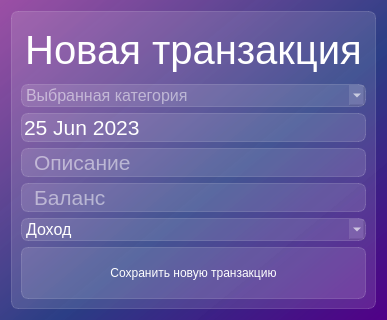
<?xml version="1.0" encoding="UTF-8"?>
<ui version="4.0">
 <class>Dialog</class>
 <widget class="QDialog" name="Dialog">
  <property name="geometry">
   <rect>
    <x>0</x>
    <y>0</y>
    <width>387</width>
    <height>320</height>
   </rect>
  </property>
  <property name="windowTitle">
   <string>Dialog</string>
  </property>
  <property name="styleSheet">
   <string notr="true">background-color: qlineargradient(spread:pad, x1:1, y1:1, x2:0, y2:0, stop:0 rgba(81, 0, 135, 255), stop:0.427447 rgba(41, 61, 132, 235), stop:1 rgba(155, 79, 165, 255));
font-famaly: Noto Sans SC;</string>
  </property>
  <layout class="QVBoxLayout" name="verticalLayout_2">
   <item>
    <widget class="QFrame" name="frame">
     <property name="styleSheet">
      <string notr="true">background-color: rgba(255, 255, 255, 30);
border: 1px solid rgba(255, 255, 255, 40);
border-radius: 7px;</string>
     </property>
     <property name="frameShape">
      <enum>QFrame::StyledPanel</enum>
     </property>
     <property name="frameShadow">
      <enum>QFrame::Raised</enum>
     </property>
     <layout class="QVBoxLayout" name="verticalLayout">
      <item>
       <widget class="QLabel" name="lbl_new_transcription">
        <property name="styleSheet">
         <string notr="true">color: white;
font-size: 30pt;
background-color: none;
border: none;</string>
        </property>
        <property name="text">
         <string>Новая транзакция</string>
        </property>
        <property name="alignment">
         <set>Qt::AlignCenter</set>
        </property>
       </widget>
      </item>
      <item>
       <widget class="QComboBox" name="cb_category">
        <property name="styleSheet">
         <string notr="true">QComboBox{
font-size: 16px;
color: white;
}

QComboBox:item{
color :black;
}</string>
        </property>
        <property name="currentIndex">
         <number>-1</number>
        </property>
        <property name="placeholderText">
         <string>Выбранная категория</string>
        </property>
        <item>
         <property name="text">
          <string>Продовольственные товары</string>
         </property>
        </item>
        <item>
         <property name="text">
          <string>Развлечение</string>
         </property>
        </item>
        <item>
         <property name="text">
          <string>Другое</string>
         </property>
        </item>
        <item>
         <property name="text">
          <string>Работа</string>
         </property>
        </item>
       </widget>
      </item>
      <item>
       <widget class="QDateEdit" name="data">
        <property name="styleSheet">
         <string notr="true">font-size: 16pt;
color: white;
padding-text: 10px;</string>
        </property>
        <property name="buttonSymbols">
         <enum>QAbstractSpinBox::NoButtons</enum>
        </property>
        <property name="date">
         <date>
          <year>2023</year>
          <month>6</month>
          <day>25</day>
         </date>
        </property>
       </widget>
      </item>
      <item>
       <widget class="QLineEdit" name="le_description">
        <property name="styleSheet">
         <string notr="true">font-size: 16pt;
color: white;
padding-left: 10px;</string>
        </property>
        <property name="placeholderText">
         <string>Описание</string>
        </property>
       </widget>
      </item>
      <item>
       <widget class="QLineEdit" name="le_balace">
        <property name="styleSheet">
         <string notr="true">font-size: 16pt;
color: white;
padding-left: 10px;</string>
        </property>
        <property name="placeholderText">
         <string>Баланс</string>
        </property>
       </widget>
      </item>
      <item>
       <widget class="QComboBox" name="comboBox_2">
        <property name="styleSheet">
         <string notr="true">QComboBox{
font-size: 16px;
color: white;
}

QComboBox:item{
color :black;
}</string>
        </property>
        <item>
         <property name="text">
          <string>Доход</string>
         </property>
        </item>
        <item>
         <property name="text">
          <string>Расход</string>
         </property>
        </item>
       </widget>
      </item>
      <item>
       <widget class="QPushButton" name="pushButton">
        <property name="styleSheet">
         <string notr="true">QPushButton{
color: white;
background-color: rgba(255, 255,255, 30);
border: 1px solid rgba(255, 255, 255, 40);
border-radius: 7px;
width: 230px;
height: 50px;
}

QPushButton:hover{
background-color: rgba(255, 255,255, 60);
}

QPushButton:pressed{
background-color: rgba(255, 255,255, 90);
}
</string>
        </property>
        <property name="text">
         <string>Сохранить новую транзакцию</string>
        </property>
        <property name="icon">
         <iconset resource="res-new-window-rc.qrc">
          <normaloff>:/icon/icons/post_add_white_24dp.svg</normaloff>:/icon/icons/post_add_white_24dp.svg</iconset>
        </property>
        <property name="iconSize">
         <size>
          <width>24</width>
          <height>24</height>
         </size>
        </property>
       </widget>
      </item>
     </layout>
    </widget>
   </item>
  </layout>
 </widget>
 <resources>
  <include location="res-new-window-rc.qrc"/>
 </resources>
 <connections/>
</ui>
